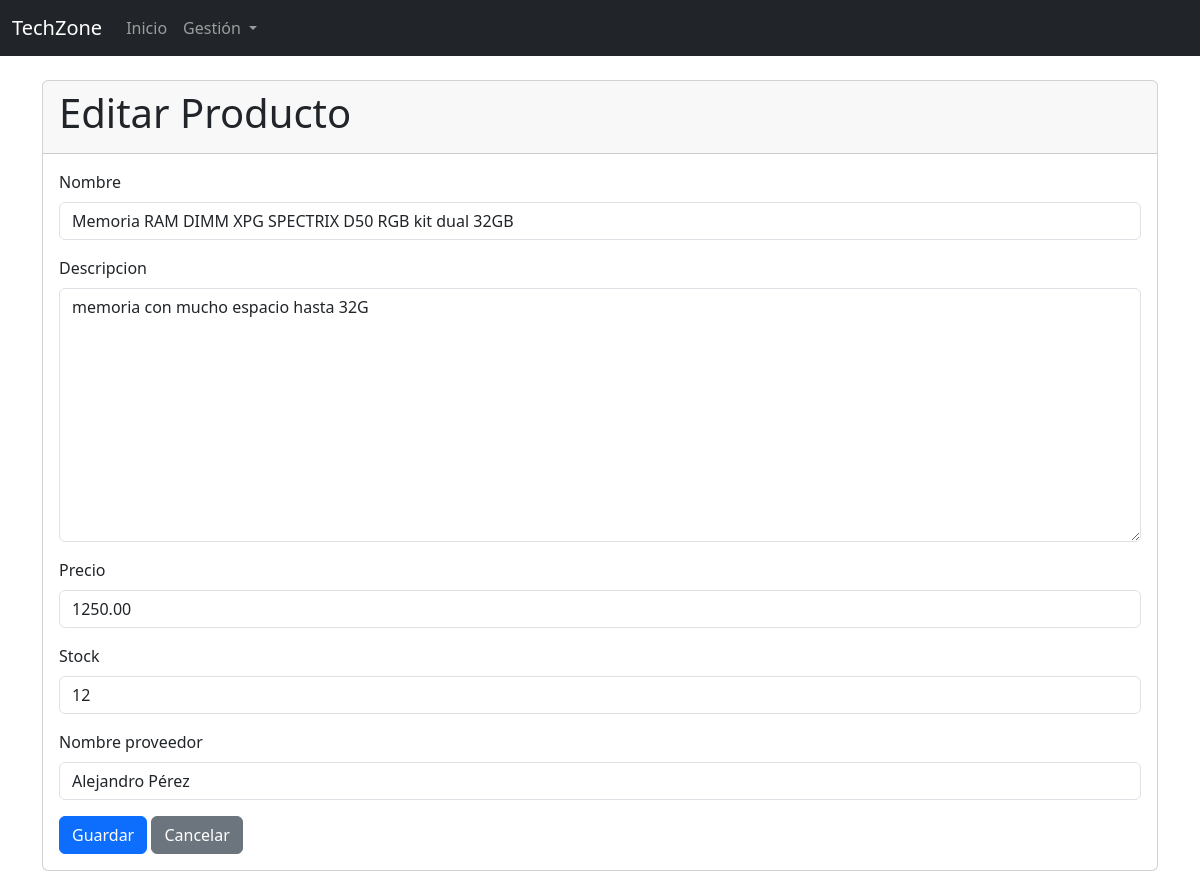
Page /productos/1/editar/ on the committed database.
### tienda/models.py (models this page shows, shortened)
class Producto(models.Model):
    nombre = models.CharField(max_length=255)
    descripcion = models.TextField()
    precio = models.DecimalField(max_digits=10, decimal_places=2)
    stock = models.IntegerField()
    nombre_proveedor = models.ForeignKey(Proveedor, on_delete=models.CASCADE)

### tienda/views.py (the view)
# urls.py: path('productos/<int:pk>/editar/', ProductoUpdateView.as_view(), name='producto-update'),
@method_decorator(csrf_exempt, name='dispatch')
class ProductoUpdateView(UpdateView):
    model = Producto
    fields = '__all__'
    template_name = 'tienda/producto_form.html'
    success_url = reverse_lazy('producto-list')

### tienda/models.py (called while the page is built)
    def __str__(self):
        return self.nombre

### tienda/templatetags/form_filters.py (called while the page is built)
@register.filter(name='add_class')
def add_class(value, arg):
    return value.as_widget(attrs={'class': arg})

### tienda/templates/tienda/producto_form.html (shortened to what this page needs)
{% extends 'tienda/base.html' %}
{% load form_filters %}
{% block content %}
<div class="card">
    <div class="card-header">
        <h1 class="card-title">
            {% if object %}Editar Producto{% else %}Crear Producto{% endif %}
        </h1>
    </div>
    <div class="card-body">
        <form method="post">
            {% for field in form %}
                <div class="mb-3">
                    <label for="{{ field.id_for_label }}" class="form-label">{{ field.label }}</label>
                    {{ field|add_class:"form-control" }}
                </div>
            {% endfor %}
            <button type="submit" class="btn btn-primary">Guardar</button>
            <a href="{% url 'producto-list' %}" class="btn btn-secondary">Cancelar</a>
        </form>
    </div>
</div>
{% endblock %}

### rows in the picture
Producto: form "Memoria RAM DIMM XPG SPECTRIX D50 RGB kit dual 32GB" "memoria con mucho espacio hasta 32G" "1250.00" "12" "Alejandro Pérez"

### other values in the picture
{{ field.label }} "Nombre" "Descripcion" "Precio" "Stock" "Nombre proveedor"
